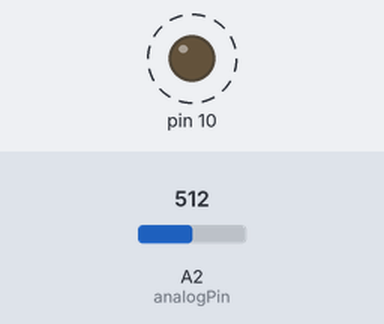
This sketch was run on a simulated Arduino Uno, built with avr-gcc and run on an emulated ATmega328P. Shown: output pins drawn as LEDs (lit = HIGH). Dashed ring = blinking. The test bench sets the inputs (shaded band); at power-on: A2 (analogPin) = 512.

Above: at 1.8 s.
1.9 s: A2 (analogPin) set to 0
At 2.5 s:
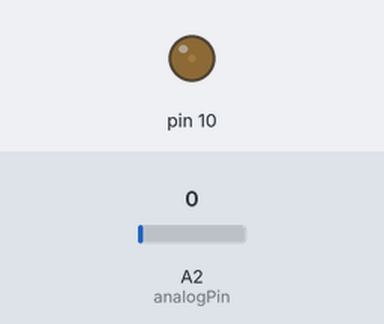
3.6 s: A2 (analogPin) set to 122
At 3.9 s:
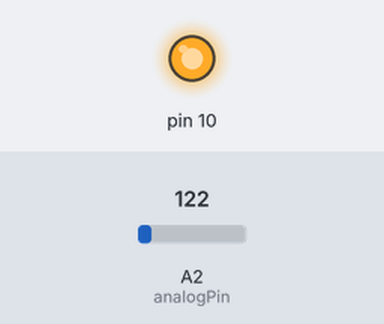
Timing chart, 0 to 13.1 s (numbered marks = the images above; inputs shaded):
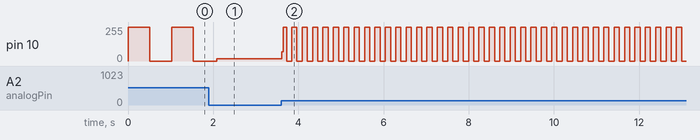

The sketch:

ex1.ino
```cpp
int analogPin=2; // 변수 선언

void setup() {
  pinMode(10, OUTPUT); // 10번 핀 아웃풋 지정
}

void loop() {
  int val = analogRead(analogPin); // 0~1023 범위가 들어옴
  digitalWrite(10, HIGH); // 10번 핀 HIGH
  delay(val); // 0~1023 ms 범위 내에서 delay
  digitalWrite(10, LOW); // 10번 핀 LOW
  delay(val);// 0~1023 ms 범위 내에서 delay
}
```

Measured:
- after the input at 3.6 s, pin 10: 18/255 → 70/255 at once, then moves between 0/255 and 255/255, repeating every 0.24 s
- by itself, pin 10: alternates 255/255 for 0.51 s and 0/255 for 0.51 s
